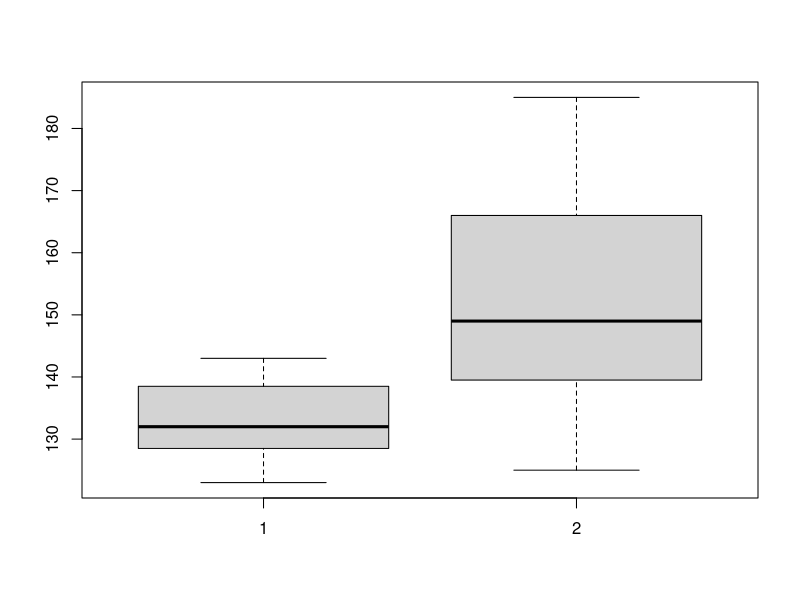
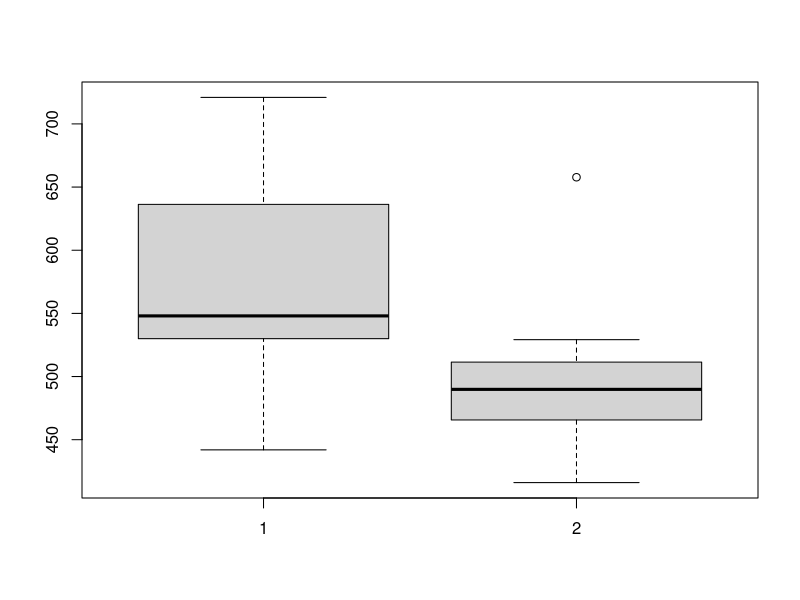

These charts were generated, in order, by the following R code:
#Paired
#question 1

Before <-	c(185,140,143,164,176,136,148,139,166,153,149,131,166,170,125)
After <- c(139,136,140,125,143,129,138,123,129,128,126,132,132,142,136)
boxplot(After, Before)
diff <- After-Before
summary(diff)

# null hypothesis = diff is equal to 0
# Alternative = diff is less than 0 here is a significant decrease in the mean blood pressure 
#recorded after the treatment compared to that recorded before the treatment? 

shapiro.test(diff)
# p-value = 0.7392 i.e data is normaly distributed. 

t.test(diff, mu=0, alternative="less", conf.level=0.95)
t.test(After, Before, paired=T, alternative="less", conf.level=0.95)

#Paired t-test

#data:  After and Before
#t = -4.4658, df = 14, p-value = 0.0002665
#alternative hypothesis: true difference in means is less than 0
#95 percent confidence interval:
#  -Inf -11.82933
#sample estimates:
#  mean of the differences 
#-19.53333 

#since p-value is <0.05 we reject the null hypothesis so,
# there is significant decrease in the mean blood pressure recorded 
#after the treatment compared to that recorded before the treatment.

#question 2
#investigate whether mobile phone use impairs reaction time while driving
# reaction time in milliseconds were recorded for 10 people

#independent sample
reaction_time_phone_use <- c(636.31, 646.78, 574.92, 446.71, 552.36, 441.96, 529.97, 543.63, 720.98, 530.47)
reaction_time_nonUser <- c(465.63, 468.52, 465.17, 496.52, 488.32, 491.41, 529.19, 416.04, 511.44, 657.77)

driving <- c(636.31, 646.78, 574.92, 446.71, 552.36, 441.96, 529.97, 543.63, 720.98, 530.47,465.63, 468.52, 465.17, 496.52, 488.32, 491.41, 529.19, 416.04, 511.44, 657.77)
usage <- c(1,1,1,1,1,1,1,1,1,1,2,2,2,2,2,2,2,2,2,2)

#Analyse whether the population mean reaction time would differ for the two groups. Use a level of significance of 0.01

boxplot(reaction_time_phone_use, reaction_time_nonUser)
#reaction time of phone user is more than non users from the boxplot.

summary(reaction_time_phone_use)
summary(reaction_time_nonUser)

#test for normality
#if one of them of is normal consider it as normal
#H0 is its normal
shapiro.test(reaction_time_phone_use) # W = 0.94828, p-value = 0.6482
shapiro.test(reaction_time_nonUser) # W = 0.82069, p-value = 0.02583

#test for variance
#H0 valiance is eual
var.test(reaction_time_phone_use, reaction_time_nonUser, conf.level = 0.99)
#p value >0.05 so variance is euqal 
#bartlett.test(driving~usage)

#H0 =  population mean reaction time would differ for the two groups.
# h1 = mu1 = mu2
t.test(reaction_time_phone_use, reaction_time_nonUser, conf.level = 0.99, var.equal = T)
t.test(driving~usage, conf.level = 0.99, var.equal = T)
#p value > 0.05 so population mean differs, 7% among the sample have difference in mean

# The p-value of 0.07243 tells us that if the mean filling volume of the machine were 500 ml, the 
# probability of selecting a sample with a mean volume less than or equal to this one would be 
# approximately 7%.
